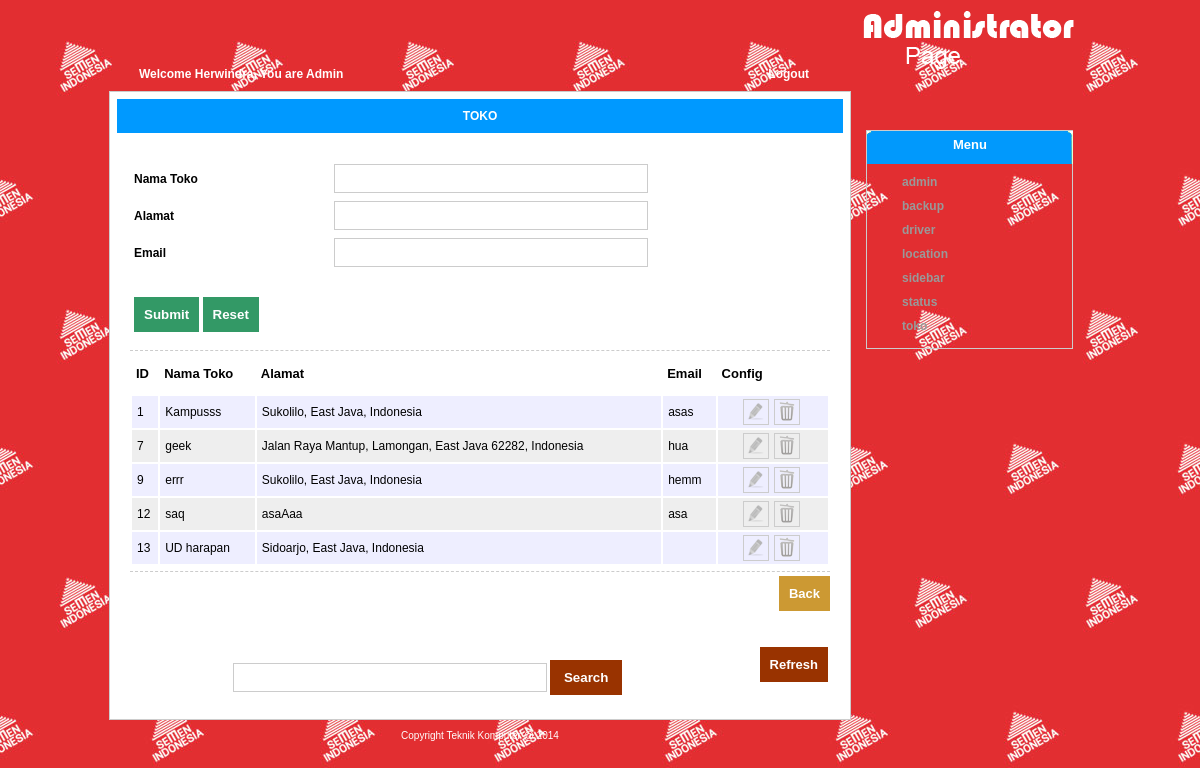
The app's page /admin.php?page=admin/view/toko (signed in) with its own data.
### tables this page shows
CREATE TABLE IF NOT EXISTS `admin_web` (
  `id_member` int(11) NOT NULL AUTO_INCREMENT,
  `id_user` int(11) DEFAULT NULL,
  `name` varchar(45) DEFAULT NULL,
  `tgl_update` datetime DEFAULT NULL,
  `email` varchar(45) DEFAULT NULL,
  `username` varchar(45) DEFAULT NULL,
  `password` varchar(45) DEFAULT NULL,
  PRIMARY KEY (`id_member`)
);

CREATE TABLE IF NOT EXISTS `toko` (
  `uid` int(11) NOT NULL AUTO_INCREMENT,
  `unique_id` varchar(45) DEFAULT NULL,
  `name` varchar(45) DEFAULT NULL,
  `address` varchar(100) DEFAULT NULL,
  `lat` float(10,6) DEFAULT NULL,
  `lng` float(10,6) DEFAULT NULL,
  `email` varchar(45) DEFAULT NULL,
  `encrypted_password` varchar(45) DEFAULT NULL,
  `salt` varchar(45) DEFAULT NULL,
  `created_at` datetime DEFAULT NULL,
  `updated_at` datetime DEFAULT NULL,
  PRIMARY KEY (`uid`)
);

CREATE TABLE IF NOT EXISTS `sidebar` (
  `id` int(11) NOT NULL AUTO_INCREMENT,
  `nama` varchar(45) DEFAULT NULL,
  `link` longtext,
  PRIMARY KEY (`id`)
);

### libraries/edit_lib.php (called while the page is built, shortened)
<?php
$hal = $_SERVER['REQUEST_URI'];
$halx = explode("/",$hal);
$haly = explode("&",$halx[4]);
$halw = explode("=",$haly[1]);
?>

### admin/view/toko.php (the view, shortened to what this page needs)
<?php
include 'libraries/edit_lib.php';
?>
<form name="form1" method="post" action="<?php if($halw[0] !="" && $halw[1]!=""){ echo "admin/controller/toko.php?req=edit&$halw[0]=$halw[1]"; }else{ echo "admin/controller/toko.php?req=save"; } ?>" class="form">
  <table width="800" border="0" cellspacing="0" cellpadding="4">
    <tr>
      <td width="25%">Nama Toko</td>
      <td><input name="name" type="text" id="name" value="<?php echo $go->name ?>" class="field" /></td>
    </tr>
	<tr>
      <td width="25%">Alamat</td>
      <td><input name="address" type="text" id="address" value="<?php echo $go->address ?>" class="field" /></td>
    </tr>
	<tr>
      <td width="25%">Email</td>
      <td><input name="email" type="text" id="email" value="<?php echo $go->email ?>" class="field" /></td>
    </tr>
    <tr>
      <td>&nbsp;</td>
      <td>&nbsp;</td>
    </tr>
    <?php if($halw[0] !="" && $halw[1]!=""){ ?>
    <tr>
     <td colspan="2" align="left"><table width="100%" border="0" cellspacing="0" cellpadding="4">
         <tr>
           <td width="69%"><input type="submit" name="button" id="button" value="  Edit  " ></td>
           <td width="31%"><?php $p = $_GET['page']; ?><a href="admin.php?page=<?php echo $p ?>"><span class="backtoinput">Back To Input</span></a></td>
          </tr>
    </table>    </tr>
    <?php }else{ ?>
    <tr>
      <td colspan="2" align="left"><input type="submit" name="button" id="button" value="Submit" >
      <input type="reset" name="button2" id="button2" value="Reset" ></td>
    </tr>
    <?php } ?>
  </table>
</form><br />
<table width="100%" border="0" cellspacing="2" cellpadding="4" class="table">
    <tr>
      <td height="33">ID</td>
      <td>Nama Toko </td>
      <td>Alamat</td>
	   <td>Email</td>
      <td>Config</td>
    </tr>
    <?php
	$key="";
    $a = mysql_query("select * from toko ".$key." order by uid asc");
	$i = 1;
	while($b=mysql_fetch_array($a)){
		if($i%2==1){
	?>
    <tr class="tr">
      <td class="td"><?php echo $b['uid'] ?></td>
      <td class="td"><?php echo $b['name'] ?></td>
      <td class="td"><?php echo $b['address'] ?></td>
	  <td class="td"><?php echo $b['email'] ?></td>
      <td class="td">
    <a href="javascript:void(0)" onclick="confirm_delete(<?php echo $b['uid'] ?>,'admin/controller/toko.php?req=delete&uid=')"><div class="trash"></div></a>
      <a href="admin.php?page=admin/view/toko&uid=<?php echo $b['uid'] ?>"><div class="edit"></div></a>      </td>
    </tr>
    <?php
		}else{
	?>
       <tr class="tr2">
      <td class="td"><?php echo $b['uid'] ?></td>
      <td class="td"><?php echo $b['name'] ?></td>
      <td class="td"><?php echo $b['address'] ?></td>
	  <td class="td"><?php echo $b['email'] ?></td>
      <td class="td">
       <a href="javascript:void(0)" onclick="confirm_delete(<?php echo $b['uid'] ?>,'admin/controller/toko.php?req=delete&uid=')"><div class="trash"></div></a>
      <a href="admin.php?page=admin/view/toko&uid=<?php echo $b['uid'] ?>"><div class="edit"></div></a>      </td>
    </tr>
    <?php
		} $i++;
	}
	?>
  </table>

### admin.php (shortened to what this page needs)
<!DOCTYPE html PUBLIC "-//W3C//DTD XHTML 1.0 Transitional//EN" "http://www.w3.org/TR/xhtml1/DTD/xhtml1-transitional.dtd">
<html xmlns="http://www.w3.org/1999/xhtml">
<head>
<link type='text/css' href='css/style_admin.css' rel='stylesheet' media='all' />
<link type="text/css" href="css/form.css" rel="stylesheet" media="all" />
<?php
 if($_SESSION['id_login_a']==""){ include 'admin/view/login.php';
 ?>
 <link rel="stylesheet" media="all" href="css/style_admin.css" />
<title>Login Page</title>
 <?php
 }else{
 ?>
</head>
<body leftmargin="0" rightmargin="0">
<table width="0" border="0" align="center" cellpadding="0" cellspacing="0">
  <tr>
    <td valign="top" width="500"><table width="100%" border="0" cellpadding="0" cellspacing="0">
      <tr>
        <td>
          <div class="menu">
        <?php
		$id = $_SESSION['id_login_a'];
		$ax = mysql_query("select * from admin_web where id_member='$id'");
		$bx = mysql_fetch_object($ax);
		?>
          <div class="welcome">Welcome <?php if($_SESSION['id_login_a']!=""){ echo ucfirst($bx->name).", You are Admin"; }?> </div>
          <div class="logout"><span class="putih"><a href="<?php echo "admin/controller/logout.php" ?>">Logout</a></span></div>
        </div></td>
        </tr>
      <tr>
        <td height="490" valign="top" class="tengah">
        <div class="judul_hal">
            <?php
        $a_hal = $_GET['page'];
		if($a_hal){
			$q_hal = explode("/",$a_hal);
			$b_hal = explode("_",$q_hal[2]);
			echo strtoupper($b_hal[0]." ".$b_hal[1]." ".$b_hal[2]);
		}else{
			echo strtoupper("BACKUP");
		}
		?>
        </div>
        <div class="tengah2">
            <?php
      function MyInclude($file) {
        if(file_exists($file)) {
           require_once($file);
        } else {
            throw(new Exception('Halaman tidak ditemukan'));
        }
    }
						   $page = $_GET['page'];
						  if($page){
							  try{
						  	MyInclude($page.".php");
										  		}
									catch(Exception $e){
										echo "<div class=\"judul\">".$e->getMessage()."</div>";
										}
						  } else {
						  	require_once("admin/view/backup.php");
						  }
						?>
       <br />  <table width="100%" border="0" cellspacing="0" cellpadding="0">
  <tr>
    <td align="right"><a href="javascript:history.back();"><span class="button">Back</span></a>
<br /></td>
  </tr>
</table><br /><br /> <table width="100%" border="0" cellspacing="0" cellpadding="2">
            <tr>
              <td width="85%"><?php include 'admin/view/search.php'; ?>
           </td>
              <td width="15%" align="right"><input type="hidden" name="hidden_key" id="hidden_key" value="ok" />
                <a href="admin.php?page=<?php $p = $_GET['page']; echo $p ?>"><span class="refresh">Refresh</span></a></td>
            </tr>
        </table>
        </div></td>
      </tr>
      <tr>
        <td height="20" align="center" class="footer">Copyright Teknik Komputer @ 2014</td>
      </tr>
      <tr>
        <td height="20" align="center" class="footer">&nbsp;</td>
      </tr>
    </table></td>
        <td valign="top"><table width="200" height="115" border="0" cellspacing="0" cellpadding="0">
  <tr>
    <td valign="top"><div class="banner"></div>
  </tr>
</table>
<?php
	include 'admin/view/menu2.php';
	?></td>
  </tr>
</table>
</body>
</html>
<?php
}
?>

### admin/view/menu2.php
<div class="isi_tab">
<div class="judul_tab">Menu</div>
<div id="lpanela">
	<?php
    $u = mysql_query("select * from sidebar order by nama ASC");
	while($v = mysql_fetch_array($u)){
	?>
    <div class="fpanela" ><a href="<?php echo $v['link']; ?>"><?php
	$x = explode("_",$v['nama']);
	$y = count($x);
	for($i=0; $i<=$y; $i++){
	echo $x[$i]." ";
	}
	?></a></div>
<?php
	}
?>
</div>
</div>

### css/style_admin.css (style rules this page uses)
A:link { FONT-FAMILY: Arial, Helvetica, sans-serif; COLOR: #999999; FONT-SIZE: small; TEXT-DECORATION: none }
.trash { BORDER-BOTTOM: #ccc 1px solid; BORDER-LEFT: #ccc 1px solid; PADDING-BOTTOM: 2px; OUTLINE-STYLE: none; OUTLINE-COLOR: invert; PADDING-LEFT: 2px; OUTLINE-WIDTH: medium; WIDTH: 20px; PADDING-RIGHT: 2px; BACKGROUND: url(../img/images/del2.png) no-repeat; FLOAT: right; HEIGHT: 20px; BORDER-TOP: #ccc 1px solid; CURSOR: pointer; MARGIN-RIGHT: 25px; BORDER-RIGHT: #ccc 1px solid; PADDING-TOP: 2px; -moz-border-radius: 5px }
.edit { BORDER-BOTTOM: #ccc 1px solid; BORDER-LEFT: #ccc 1px solid; PADDING-BOTTOM: 2px; OUTLINE-STYLE: none; OUTLINE-COLOR: invert; PADDING-LEFT: 2px; OUTLINE-WIDTH: medium; WIDTH: 20px; PADDING-RIGHT: 2px; BACKGROUND: url(../img/images/edit2.png) no-repeat; FLOAT: right; HEIGHT: 20px; BORDER-TOP: #ccc 1px solid; CURSOR: pointer; MARGIN-RIGHT: 5px; BORDER-RIGHT: #ccc 1px solid; PADDING-TOP: 2px; -moz-border-radius: 5px }
.banner { WIDTH: 240px; BACKGROUND: url(../img/images/banner.png) no-repeat; HEIGHT: 112px }
.judul_tab { TEXT-ALIGN: center; WIDTH: 206px; FONT-FAMILY: Arial, Helvetica, sans-serif; BACKGROUND: url(../img/images/admin_10.gif) no-repeat; HEIGHT: 33px; COLOR: #fff; FONT-SIZE: small; FONT-WEIGHT: bold; PADDING-TOP: 6px }
.judul_hal { TEXT-ALIGN: center; PADDING-BOTTOM: 10px; BACKGROUND-COLOR: #09f; MARGIN: 7px; PADDING-LEFT: 10px; PADDING-RIGHT: 10px; COLOR: #fff; FONT-WEIGHT: bold; PADDING-TOP: 10px; border-right-top-radius: 5px; -moz-border-radius-topleft: 5px }
.isi_tab { BORDER-BOTTOM: #ccc 1px solid; BORDER-LEFT: #ccc 1px solid; PADDING-BOTTOM: 10px; MARGIN: 15px; WIDTH: 205px; BORDER-TOP: #ccc 1px solid; BORDER-RIGHT: #ccc 1px solid; -moz-border-radius: 8px }
.menu { MARGIN-TOP: 50px; WIDTH: 700px; HEIGHT: 40px }
.tengah { BORDER-BOTTOM: #ccc 1px solid; BORDER-LEFT: #ccc 1px solid; FONT-FAMILY: Arial, Helvetica, sans-serif; BACKGROUND: #fff; FONT-SIZE: 12px; BORDER-TOP: #ccc 1px solid; BORDER-RIGHT: #ccc 1px solid; -moz-border-radius: 8px }
.tengah2 { PADDING-BOTTOM: 20px; PADDING-LEFT: 20px; WIDTH: 700px; PADDING-RIGHT: 20px; PADDING-TOP: 20px }
.footer { TEXT-ALIGN: center; FONT-FAMILY: Verdana, Geneva, sans-serif; COLOR: #fff; FONT-SIZE: 10px; PADDING-TOP: 5px }
#lpanela A { BACKGROUND-IMAGE: url(../img/images/dir_admin.gif); OUTLINE-STYLE: none; OUTLINE-COLOR: invert; PADDING-LEFT: 30px; OUTLINE-WIDTH: medium; BACKGROUND-REPEAT: no-repeat; BACKGROUND-POSITION: left center; FONT-SIZE: 12px; FONT-WEIGHT: bold; TEXT-DECORATION: none }
.fpanela { PADDING-BOTTOM: 5px; PADDING-LEFT: 5px; PADDING-RIGHT: 5px; PADDING-TOP: 5px }
.welcome { PADDING-BOTTOM: 10px; PADDING-LEFT: 30px; PADDING-RIGHT: 10px; FONT-FAMILY: Arial, Helvetica, sans-serif; FLOAT: left; COLOR: #fff; FONT-SIZE: 12px; FONT-WEIGHT: bold; PADDING-TOP: 17px }
.logout { TEXT-ALIGN: right; FONT-FAMILY: Arial, Helvetica, sans-serif; COLOR: #fff; FONT-SIZE: 12px; FONT-WEIGHT: bold; MARGIN-RIGHT: 0px; PADDING-TOP: 17px }
.putih { FONT-FAMILY: Arial, Helvetica, sans-serif; COLOR: #fff; FONT-SIZE: 12px; FONT-WEIGHT: bold; TEXT-DECORATION: none }
.putih A:link { FONT-FAMILY: Arial, Helvetica, sans-serif; COLOR: #fff; FONT-SIZE: 12px; FONT-WEIGHT: bold; TEXT-DECORATION: none }

### css/form.css (style rules this page uses)
.button { background:#C93;color:#FFF;font-weight:bold;padding:10px;-moz-border-radius:5px;border:none;cursor:pointer; }
.form { font-family:Arial, Helvetica, sans-serif; font-size:12px; font-weight:bold; }
.form .field { background-color:#FFF; border:1px solid #CCC; padding:6px; font-family:Arial, Helvetica, sans-serif; font-size:small; font-weight:bold; color:#666; width:300px; -moz-border-radius-topright:10px; -moz-border-radius-bottomleft:10px; }
.table { font-family:Arial, Helvetica, sans-serif; border-top:1px dashed #CCC; padding-bottom:5px; border-bottom:1px dashed #CCC; font-weight:bold; font-size:small; }
.table .tr { font-size:12px; background-color:#EEF; font-weight:normal; }
.table .tr2 { font-size:12px; background-color:#EEE; font-weight:normal; }
.table .td { padding:3px; padding-left:5px; }
.form #button { background:#396;color:#FFF;font-weight:bold;padding:10px;-moz-border-radius:5px;border:none;cursor:pointer; }
.form #button2 { background:#396;color:#FFF;font-weight:bold;padding:10px;-moz-border-radius:5px;border:none;cursor:pointer; }
.refresh { background-color:#930; padding:10px; color:#fff; font-weight:bold; cursor:pointer; -moz-border-radius:5px; outline:none; }

### records on screen
admin_web: name "Herwindra"
toko: uid "1", name "Kampusss", address "Sukolilo, East Java, Indonesia", email "asas"
toko: uid "7", name "geek", address "Jalan Raya Mantup, Lamongan, East Java 62282, Indonesia", email "hua"
toko: uid "9", name "errr", address "Sukolilo, East Java, Indonesia", email "hemm"
toko: uid "12", name "saq", address "asaAaa", email "asa"
toko: uid "13", name "UD harapan", address "Sidoarjo, East Java, Indonesia"
sidebar: nama "admin"
sidebar: nama "backup"
sidebar: nama "driver"
sidebar: nama "location"
sidebar: nama "sidebar"
sidebar: nama "status"
sidebar: nama "toko"

### other values on screen
$b_hal[0]." ".$b_hal[1]." ".$b_hal[2] "TOKO"
